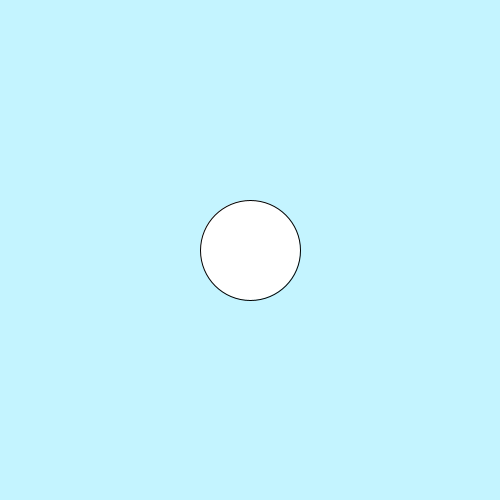
Frame 1 (no input)
Frame 60 (the mouse pressed at the canvas centre just before this capture): identical to frame 1, image omitted
Frame 120 (the mouse held since frame 60 and released just before this capture): identical to frame 1, image omitted

The Processing sketch that drew this single still picture (run headless with seeded random() and noise(); from frame 60 on, the mouse is pressed at the canvas centre):

// Processing sketch: slippery_dot
// ── slippery_dot.pde

 // Make a slippery dot. When you click on the dot it will slide to a new location.
 
 
 // 1. Create three integer variables to represent the x, y, and the size of the ellipse
    int x = 250;
    int y = 250;
    int size = 100;
    void setup() {
      // 2. Set the size of your sketch
      size(500, 500);
    }
    
    void draw() {
    
      // 3. Set the background color of your sketch
      background(#C4F4FF);
      // 4. Draw an ellipse using the variables created at the top of the sketch for the location and size of your ellipse. 
      //    Make sure it fits in the window. Change the variables if it does not.
      ellipse(x, y, size, size);
    
    }
    
    /******** This method gets called automatically when you press the mouse ************/
    void mousePressed() {
      //5. Create an integer variable called distance
      int distance; 
      //6. The getDistanceFromMouse() method below returns a number.
      //   Set the value of your distance variable to the value returned by the getDistance method
      //   You will need to pass the x and y location of your ellipse to this method.
        
          
      //7.  Use an if statement to check if your distance variable is < the radius of the ellipse
      //    If it is, make a new x AND y for the ellipse, for a new random location on the window
      //    Hint: Use code like this      x = (int) random(width);
       
      
    }
    
    /********  This method gives you the number of pixels between the mouse and the x,y point ***********/
    int getDistanceFromMouse(int x, int y) {
      return (int)Math.sqrt(Math.pow((mouseX-x),2) + Math.pow((mouseY-y),2));
    }
